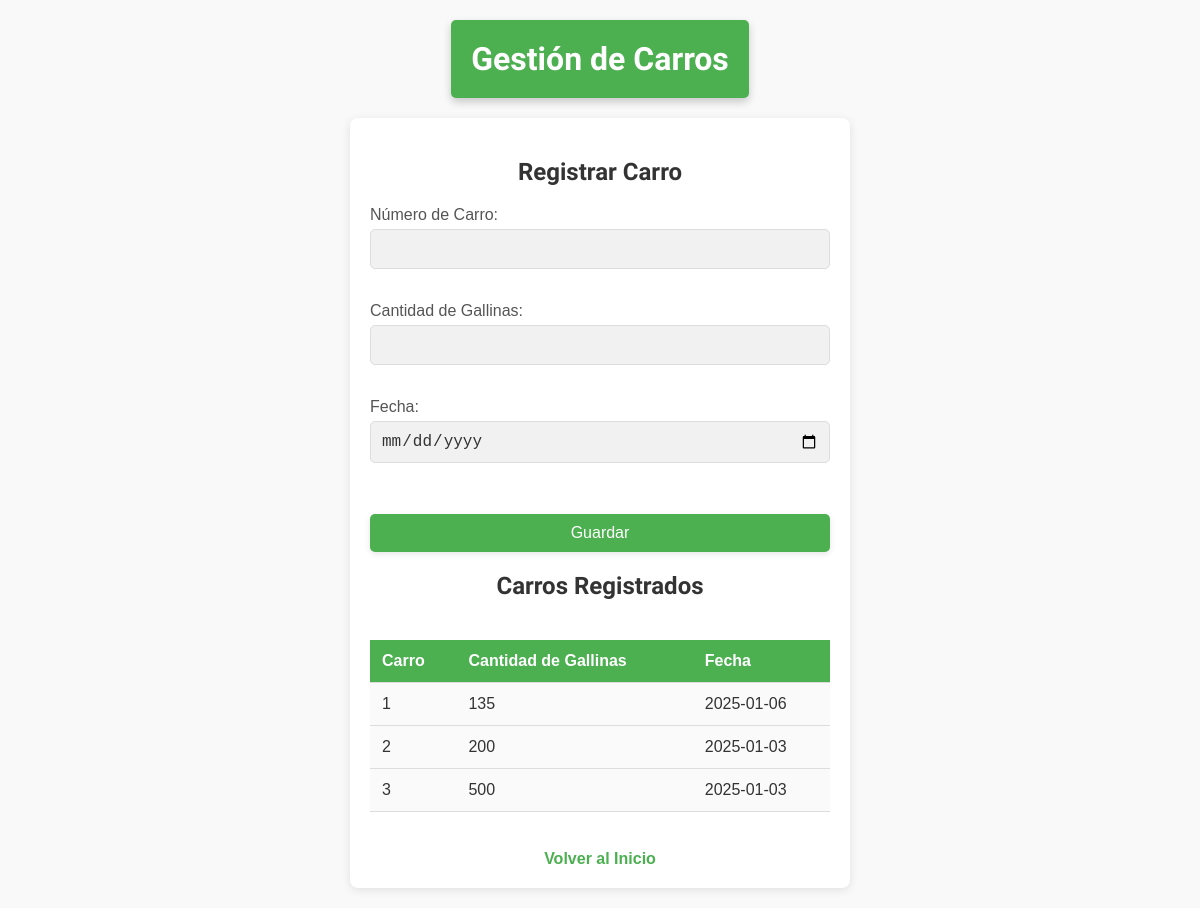
The page /carros on the database its author committed.
### tables this page shows
CREATE TABLE gallinas_carro (
    id INTEGER PRIMARY KEY AUTOINCREMENT,
    carro INTEGER NOT NULL UNIQUE,
    cantidad_gallinas INTEGER NOT NULL,
    fecha DATE DEFAULT CURRENT_DATE
);

### app.py (the view, shortened to what this page needs)
@app.route('/carros', methods=['GET', 'POST'])
def carros():
    conn = sqlite3.connect('campo_libre.db')
    conn.row_factory = sqlite3.Row
    cursor = conn.cursor()
    cursor.execute("SELECT * FROM gallinas_carro")
    carros = cursor.fetchall()
    conn.close()
    return render_template('carros.html', carros=carros)

### templates/carros.html (shortened to what this page needs)
<!DOCTYPE html>
<html lang="es">
<head>
    <link rel="stylesheet" href="/static/css/carros.css">
</head>
<body>
    <header>
        <h1>Gestión de Carros</h1>
    </header>
    <section>
        <h2>Registrar Carro</h2>
        <form action="/carros" method="POST">
            <label for="carro">Número de Carro:</label>
            <input type="number" name="carro" required>
            <br>
            <label for="cantidad_gallinas">Cantidad de Gallinas:</label>
            <input type="number" name="cantidad_gallinas" required>
            <br>
            <label for="fecha">Fecha:</label>
            <input type="date" name="fecha" required>
            <br><br>
            <button type="submit">Guardar</button>
        </form>
        <h2>Carros Registrados</h2>
        <table>
            <thead>
                <tr>
                    <th>Carro</th>
                    <th>Cantidad de Gallinas</th>
                    <th>Fecha</th>
                </tr>
            </thead>
            <tbody>
                {% for carro in carros %}
                    <tr>
                        <td>{{ carro['carro'] }}</td>
                        <td>{{ carro['cantidad_gallinas'] }}</td>
                        <td>{{ carro['fecha'] }}</td>
                    </tr>
                {% endfor %}
            </tbody>
        </table>
        <br>
        <a href="/">Volver al Inicio</a>
    </section>
</body>
</html>

### static/css/carros.css (style rules this page uses)
* { margin: 0; padding: 0; box-sizing: border-box; }
body { font-family: 'Arial', sans-serif; background-color: #f9f9f9; color: #333; display: flex; flex-direction: column; align-items: center; justify-content: center; min-height: 100vh; padding: 20px; }
header h1 { background-color: #4CAF50; font-family: 'audiowide', sans-serif; width: 100%; padding: 20px; text-align: center; color: white; font-size: 32px; font-weight: bold; box-shadow: 0 4px 8px rgba(0, 0, 0, 0.2); margin-bottom: 20px; border-radius: 5px; }
section { width: 100%; max-width: 500px; background-color: white; border-radius: 8px; box-shadow: 0 2px 10px rgba(0, 0, 0, 0.1); padding: 20px; display: flex; flex-direction: column; align-items: center; }
section h2 { font-size: 24px; margin-bottom: 20px; font-family: 'audiowide', sans-serif; }
form { width: 100%; display: flex; flex-direction: column; }
label { font-size: 1rem; margin-bottom: 5px; color: #555; }
input[type="number"], input[type="date"] { padding: 10px; font-size: 1rem; margin-bottom: 15px; border: 1px solid #ddd; border-radius: 5px; width: 100%; background-color: #f1f1f1; color: #333; }
button { padding: 10px 20px; background-color: #4caf50; color: white; border: none; border-radius: 5px; font-size: 1rem; cursor: pointer; box-shadow: 0 2px 6px rgba(0, 0, 0, 0.1); transition: background-color 0.3s, transform 0.3s; }
h2 { font-size: 1.5rem; color: #333; margin-top: 20px; }
table { width: 100%; margin-top: 20px; border-collapse: collapse; }
table th, table td { padding: 12px; text-align: left; border-bottom: 1px solid #ddd; }
table th { background-color: #4caf50; color: white; }
table td { background-color: #fafafa; }
a { color: #4caf50; text-decoration: none; font-weight: bold; margin-top: 20px; transition: color 0.3s; }

### rows shown on the page
gallinas_carro: carro "1", cantidad_gallinas "135", fecha "2025-01-06"
gallinas_carro: carro "2", cantidad_gallinas "200", fecha "2025-01-03"
gallinas_carro: carro "3", cantidad_gallinas "500", fecha "2025-01-03"
